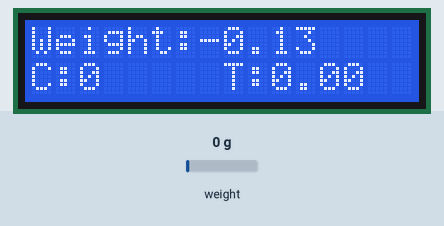
A sketch run on a simulated Arduino Uno, built with avr-gcc and run on an emulated ATmega328P. On the bench: 16×2 character LCD. Inputs (shaded band) come from the test bench; at power-on: weight on the scale 0 g. What the sketch prints to the serial monitor is not drawn.

Above: at 1.2 s.
1.3 s: weight on the scale set to 1250 g
At 1.43 s:
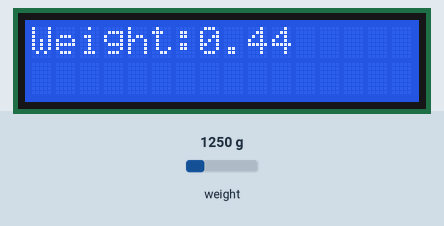
3.4 s: weight on the scale set to 100 g
At 3.53 s:
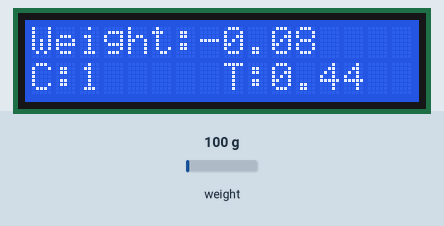
4.9 s: weight on the scale set to 2500 g
At 5.18 s:
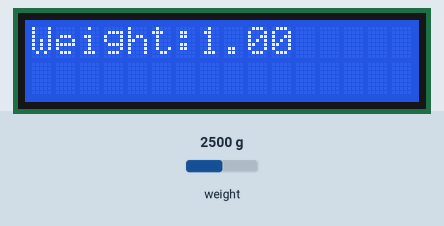

The sketch:

mangosteen_count.ino
```cpp
#include "HX711.h"
#include <Wire.h>
#include <LiquidCrystal_PCF8574.h>

LiquidCrystal_PCF8574 lcd(0x27);  // set the LCD address to 0x27 for a 16 chars and 2 line display

// HX711 circuit wiring
const int LOADCELL_DOUT_PIN = 2;
const int LOADCELL_SCK_PIN = 3;

HX711 scale;

#define DEC_POINT  2
float get_units_kg();
float offset=-0.13;
float calibration_factor = 169885.00;


void setup()
{
  int error;

  Serial.begin(115200);
  Serial.println("LCD...");

  while (! Serial);

  Serial.println("Dose: check for LCD");

  // See http://playground.arduino.cc/Main/I2cScanner
  Wire.begin();
  Wire.beginTransmission(0x27);
  error = Wire.endTransmission();
  Serial.print("Error: ");
  Serial.print(error);

  if (error == 0) {
    Serial.println(": LCD found.");

  } else {
    Serial.println(": LCD not found.");
  } // if

  lcd.begin(16, 2); // initialize the lcd
  scale.begin(LOADCELL_DOUT_PIN, LOADCELL_SCK_PIN);

} // setup()

float weight = 0;
float pre_weight = 0;
float total_weight = 0;
int count = 0;
int prepare_count = 0;
void loop()
{

    // พิมพ์น้ำหนักและจำนวนมังคุดออกจอ LCD
    lcd.setBacklight(255);
    lcd.home();
    lcd.clear();
    lcd.setCursor(0, 0);
    scale.set_scale(calibration_factor); //Adjust to this calibration factor
    String data = String(get_units_kg()+offset, DEC_POINT);
    Serial.print(data);
    Serial.println(" kg");
    lcd.print("Weight:");
    lcd.print(data);
    lcd.setCursor(0, 1);
    weight = data.toFloat();
    if (weight >= 0.02) {
      delay(200);
      prepare_count = 1;
      pre_weight = weight;

    }

    if (prepare_count == 1) {
      if (weight < 0.02) {
        count++;
        total_weight += pre_weight;
        prepare_count = 0;
      }
    }

    //พิมพ์จำนวนมังคุด
    lcd.print("C:");
    lcd.print(count);

    //พิมพ์น้ำหนักรวม
    lcd.setCursor(8, 1);
    lcd.print("T:");
    lcd.print(total_weight);


  delay(100);
} // loop()

float get_units_kg()
{
  return(scale.get_units()*0.453592);
}
```

Measured:
- after the input at 1.3 s, the display: changes at once (image 1)
- after the input at 4.9 s, the display: first differs from a run without the input after 0.18 s (image 3)
